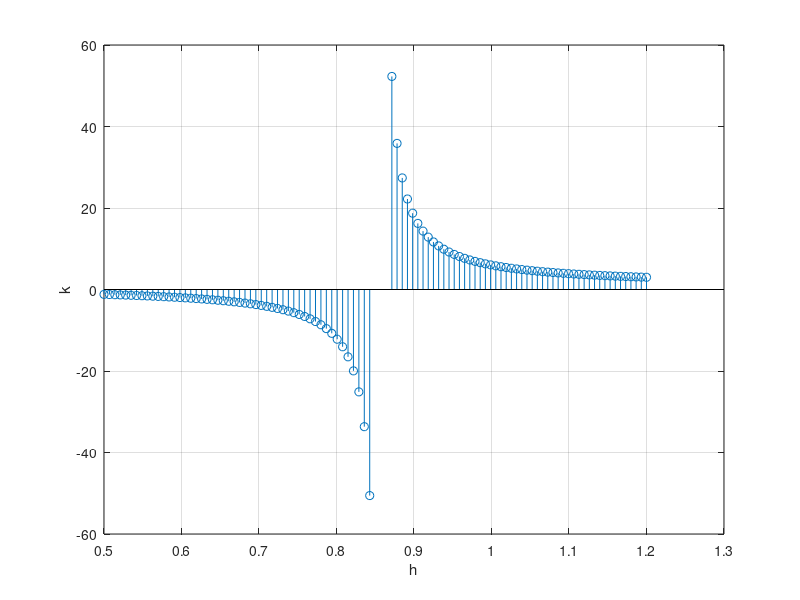

Here is the MATLAB script that generated this plot:
clear;
 close;
 clc;
 
 %point of intersection
 A = [1/3 1/4; 1/4 1/3];
 b = [1 1]';
 u = inv(A)*b
 
 %sketching the locus
 h = [linspace(0.5,5.9/7,50) linspace(6.1/7,1.2, 50)];
 k = 1./(7/6-1./h);
 stem(h,k)
 grid
 xlabel('h');
 ylabel('k');
 print -deps -color ee16b1009.eps 
